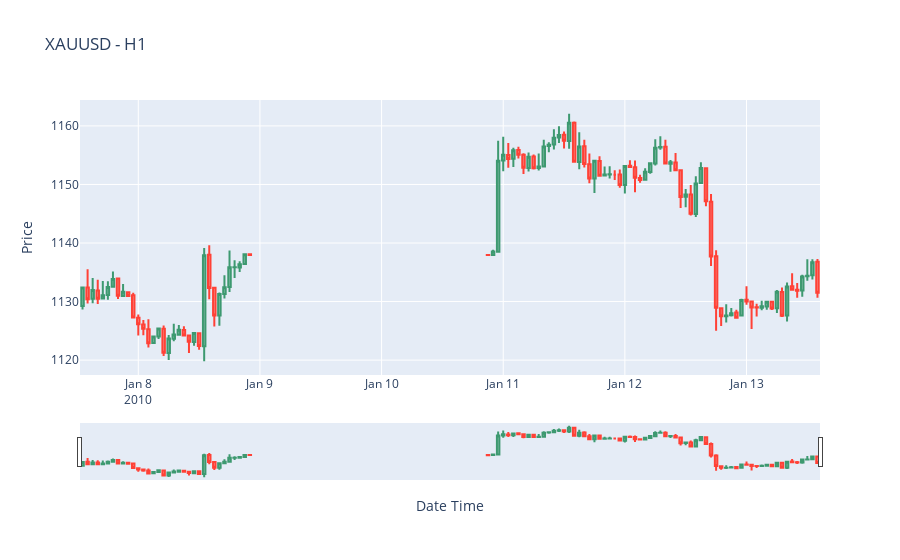

Here is the notebook cell this chart was saved with:
### Code cell
plot_data(xau.iloc[ph_ind[3]-50:ph_ind[3]+50])
